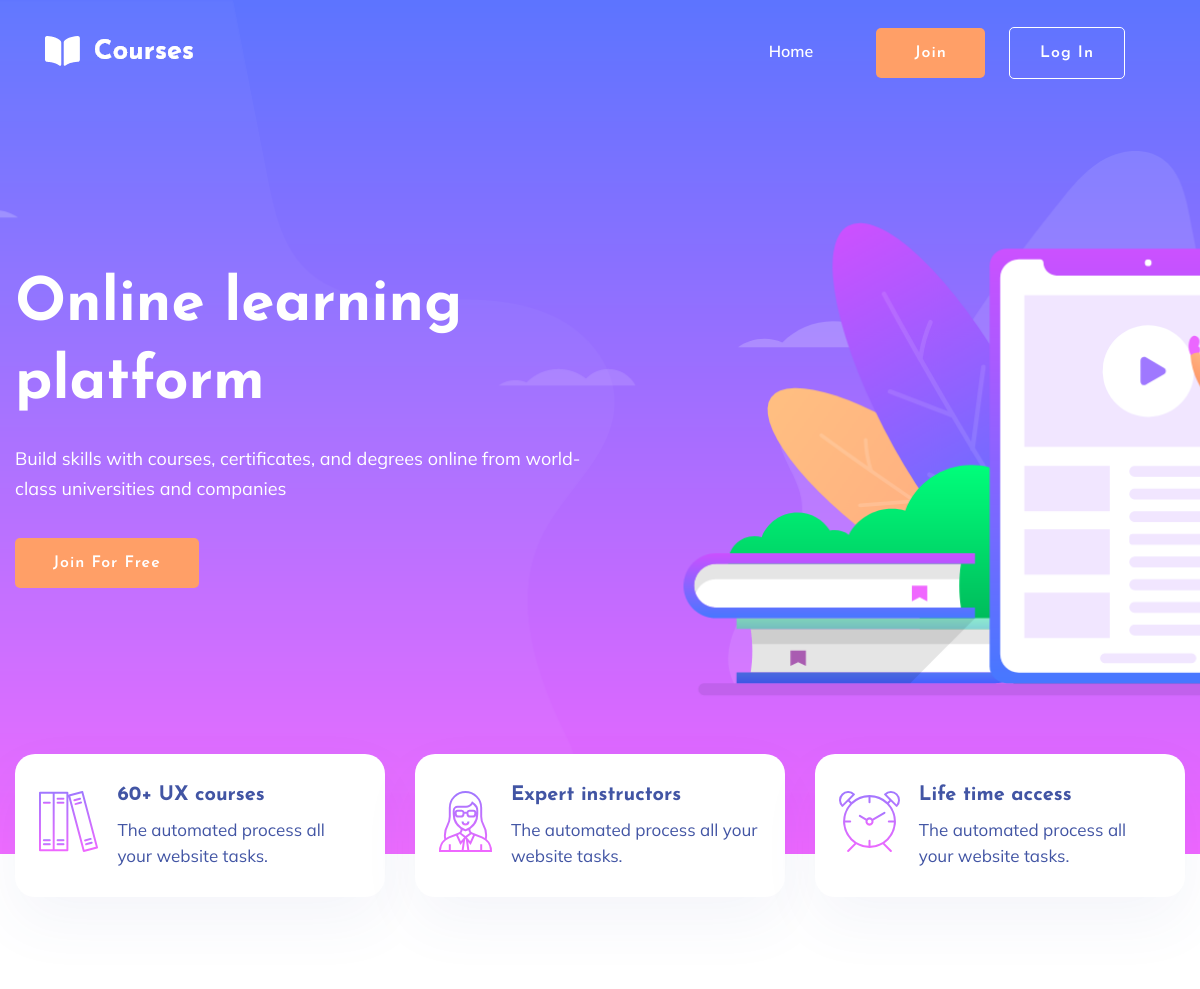
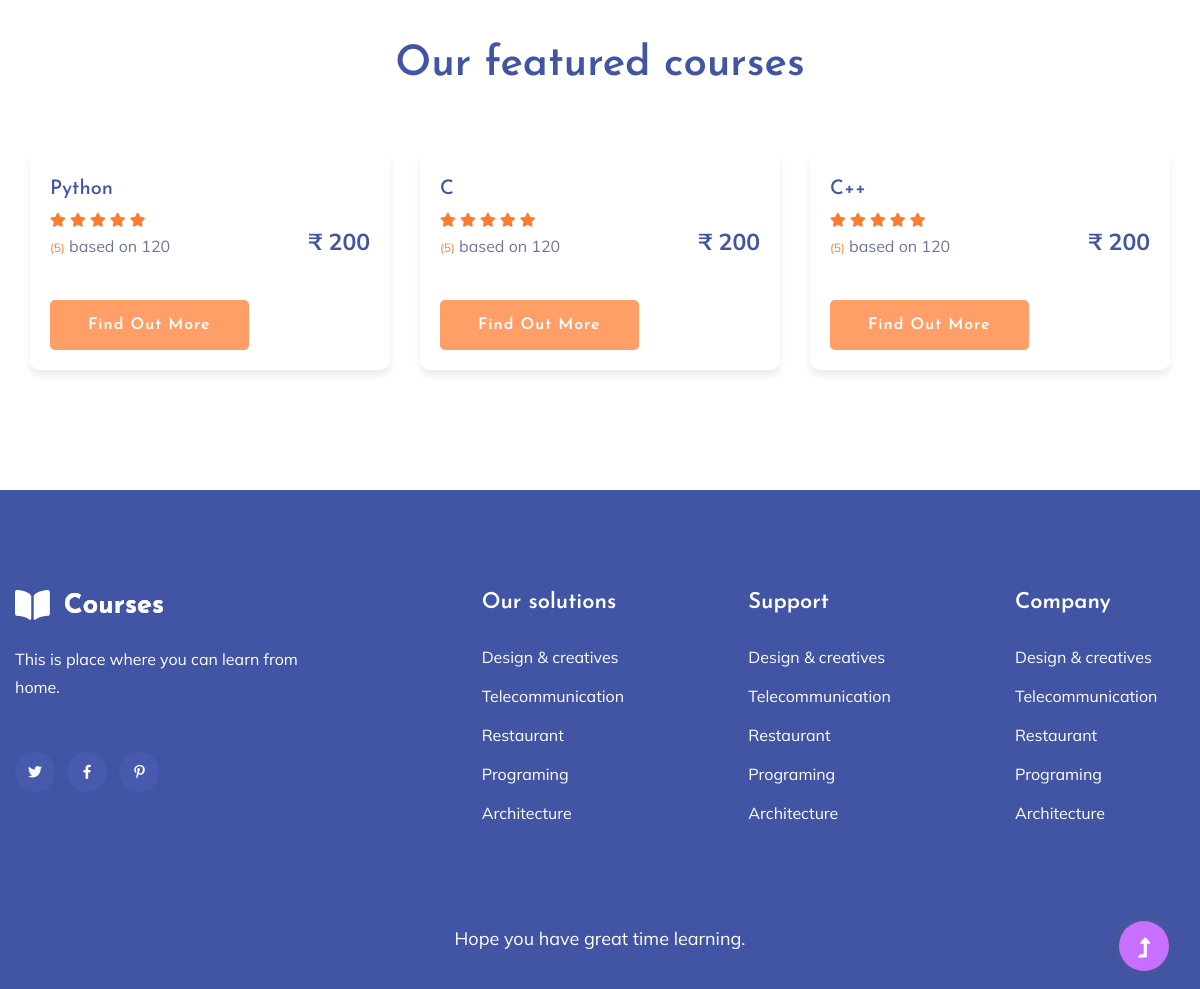
The page / on the database its author committed (2 pictures, top to bottom).
### stu_cou_reg/models.py (models this page shows)
class CourseData(models.Model):
    course_id = models.BigAutoField(primary_key='True')
    course_name = models.CharField(max_length=16,unique='True',null='True')
    description = models.CharField(max_length=500)
    class Meta:
        db_table='Courses'

### events/views.py (the view)
# urls.py: path('', views.index, name='Startup_page'),
def index(request):
    cou = CourseData.objects.all().values()
    return render(request,'index.html',{ 'cou' : cou })

### templates/index.html (shortened to what this page needs)
{% load static %}
<!DOCTYPE html>
<html lang="en">
<head>
  <link rel="stylesheet" href="{% static 'assets/css/bootstrap.min.css' %}">
  <link rel="stylesheet" href="{% static 'assets/css/owl.carousel.min.css' %}">
  <link rel="stylesheet" href="{% static 'assets/css/slicknav.css' %}">
  <link rel="stylesheet" href="{% static 'assets/css/flaticon.css' %}">
  <link rel="stylesheet" href="{% static 'assets/css/progressbar_barfiller.css' %}">
  <link rel="stylesheet" href="{% static 'assets/css/gijgo.css' %}">
  <link rel="stylesheet" href="{% static 'assets/css/animate.min.css' %}">
  <link rel="stylesheet" href="{% static 'assets/css/animated-headline.css' %}">
  <link rel="stylesheet" href="{% static 'assets/css/magnific-popup.css' %}">
  <link rel="stylesheet" href="{% static 'assets/css/fontawesome-all.min.css' %}">
  <link rel="stylesheet" href="{% static 'assets/css/themify-icons.css' %}">
  <link rel="stylesheet" href="{% static 'assets/css/slick.css' %}">
  <link rel="stylesheet" href="{% static 'assets/css/nice-select.css' %}">
  <link rel="stylesheet" href="{% static 'assets/css/style.css' %}">
</head>
<body>
  <header>
    <div class="header-area header-transparent">
      <div class="main-header ">
        <div class="header-bottom  header-sticky">
          <div class="container-fluid">
            <div class="row align-items-center">
              <div class="col-xl-2 col-lg-2">
                <div class="logo">
                  <a href="{% url 'Startup_page' %}"><img src="{% static 'assets/img/logo/logo.png' %}" alt=""></a>
                </div>
              </div>
              <div class="col-xl-10 col-lg-10">
                <div class="menu-wrapper d-flex align-items-center justify-content-end">
                  <div class="main-menu d-none d-lg-block">
                    <nav>
                      <ul id="navigation">
                        <li class="active"><a href="{% url 'Startup_page' %}">Home</a></li>
                        <li class="button-header margin-left "><a href="{% url 'student_signup_page' %}"
                            class="btn">Join</a></li>
                        <li class="button-header"><a href="{% url 'student_login_page' %}" class="btn btn3">Log in</a>
                        </li>
                      </ul>
                    </nav>
                  </div>
                </div>
              </div>
              <div class="col-12">
              </div>
            </div>
          </div>
        </div>
      </div>
    </div>
  </header>
  <main>
    <section class="slider-area ">
      <div class="slider-active">
        <div class="single-slider slider-height d-flex align-items-center">
          <div class="container">
            <div class="row">
              <div class="col-xl-6 col-lg-7 col-md-12">
                <div class="hero__caption">
                  <h1 data-animation="fadeInLeft" data-delay="0.2s">Online learning<br> platform</h1>
                  <p data-animation="fadeInLeft" data-delay="0.4s">Build skills with courses, certificates, and degrees
                    online from world-class universities and companies</p>
                  <a href="{% url 'student_signup_page' %}" class="btn hero-btn" data-animation="fadeInLeft"
                    data-delay="0.7s">Join for Free</a>
                </div>
              </div>
            </div>
          </div>
        </div>
      </div>
    </section>
    <div class="services-area">
      <div class="container">
        <div class="row justify-content-sm-center">
          <div class="col-lg-4 col-md-6 col-sm-8">
            <div class="single-services mb-30">
              <div class="features-icon">
                <img src="{% static 'assets/img/icon/icon1.svg' %}" alt="">
              </div>
              <div class="features-caption">
                <h3>60+ UX courses</h3>
                <p>The automated process all your website tasks.</p>
              </div>
            </div>
          </div>
          <div class="col-lg-4 col-md-6 col-sm-8">
            <div class="single-services mb-30">
              <div class="features-icon">
                <img src="{% static 'assets/img/icon/icon2.svg' %}" alt="">
              </div>
              <div class="features-caption">
                <h3>Expert instructors</h3>
                <p>The automated process all your website tasks.</p>
              </div>
            </div>
          </div>
          <div class="col-lg-4 col-md-6 col-sm-8">
            <div class="single-services mb-30">
              <div class="features-icon">
                <img src="{% static 'assets/img/icon/icon3.svg' %}" alt="">
              </div>
              <div class="features-caption">
                <h3>Life time access</h3>
                <p>The automated process all your website tasks.</p>
              </div>
            </div>
          </div>
        </div>
      </div>
    </div>
    <div class="courses-area section-padding40 fix">
      <div class="container">
        <div class="row justify-content-center">
          <div class="col-xl-7 col-lg-8">
            <div class="section-tittle text-center mb-55">
              <h2>Our featured courses</h2>
            </div>
          </div>
        </div>
        <div class="courses-actives">
          {% for x in cou %}
          <div class="properties pb-20">
            <div class="properties__card">
              <div class="properties__caption">
                <h3>{{ x.course_name }}</h3>
                <div class="properties__footer d-flex justify-content-between align-items-center">
                  <div class="restaurant-name">
                    <div class="rating">
                      <i class="fas fa-star"></i>
                      <i class="fas fa-star"></i>
                      <i class="fas fa-star"></i>
                      <i class="fas fa-star"></i>
                      <i class="fas fa-star"></i>
                    </div>
                    <p><span>(5)</span> based on 120</p>
                  </div>
                  <div class="price">
                    <span>₹ 200</span>
                  </div>
                </div>
                <button type="button" class="btn btn-primary"  data-toggle="modal" data-target="#{{ x.course_id }}">find out more</button>
              </div>
            </div>
          </div>
          {% endfor %}
        </div>
      </div>
    </div>
  </main>
  <footer>
    <div class="footer-wrappper footer-bg">
      <div class="footer-area footer-padding">
        <div class="container">
          <div class="row justify-content-between">
            <div class="col-xl-4 col-lg-5 col-md-4 col-sm-6">
              <div class="single-footer-caption mb-50">
                <div class="single-footer-caption mb-30">
                  <div class="footer-logo mb-25">
                    <a href="index.html"><img src="{% static 'assets/img/logo/logo2_footer.png' %}" alt=""></a>
                  </div>
                  <div class="footer-tittle">
                    <div class="footer-pera">
                      <p>This is place where you can learn from home.</p>
                    </div>
                  </div>
                  <div class="footer-social">
                    <a href="#"><i class="fab fa-twitter"></i></a>
                    <a href="https://bit.ly/sai4ull"><i class="fab fa-facebook-f"></i></a>
                    <a href="#"><i class="fab fa-pinterest-p"></i></a>
                  </div>
                </div>
              </div>
            </div>
            <div class="col-xl-2 col-lg-3 col-md-4 col-sm-5">
              <div class="single-footer-caption mb-50">
                <div class="footer-tittle">
                  <h4>Our solutions</h4>
                  <ul>
                    <li><a href="#">Design & creatives</a></li>
                    <li><a href="#">Telecommunication</a></li>
                    <li><a href="#">Restaurant</a></li>
                    <li><a href="#">Programing</a></li>
                    <li><a href="#">Architecture</a></li>
                  </ul>
                </div>
              </div>
            </div>
            <div class="col-xl-2 col-lg-4 col-md-4 col-sm-6">
              <div class="single-footer-caption mb-50">
                <div class="footer-tittle">
                  <h4>Support</h4>
                  <ul>
                    <li><a href="#">Design & creatives</a></li>
                    <li><a href="#">Telecommunication</a></li>
                    <li><a href="#">Restaurant</a></li>
                    <li><a href="#">Programing</a></li>
                    <li><a href="#">Architecture</a></li>
                  </ul>
                </div>
              </div>
            </div>
            <div class="col-xl-2 col-lg-3 col-md-4 col-sm-6">
              <div class="single-footer-caption mb-50">
                <div class="footer-tittle">
                  <h4>Company</h4>
                  <ul>
                    <li><a href="#">Design & creatives</a></li>
                    <li><a href="#">Telecommunication</a></li>
                    <li><a href="#">Restaurant</a></li>
                    <li><a href="#">Programing</a></li>
                    <li><a href="#">Architecture</a></li>
                  </ul>
                </div>
              </div>
            </div>
          </div>
        </div>
      </div>
      <div class="footer-bottom-area">
        <div class="container">
          <div class="footer-border">
            <div class="row d-flex align-items-center">
              <div class="col-xl-12 ">
                <div class="footer-copy-right text-center">
                  <p>Hope you have great time learning.</p>
                </div>
              </div>
            </div>
          </div>
        </div>
      </div>
    </div>
  </footer>
  <div id="back-top">
    <a title="Go to Top" href="#"> <i class="fas fa-level-up-alt"></i></a>
  </div>
</body>
</html>

### rows shown on the page
CourseData: course_name "Python"
CourseData: course_name "C"
CourseData: course_name "C++"
